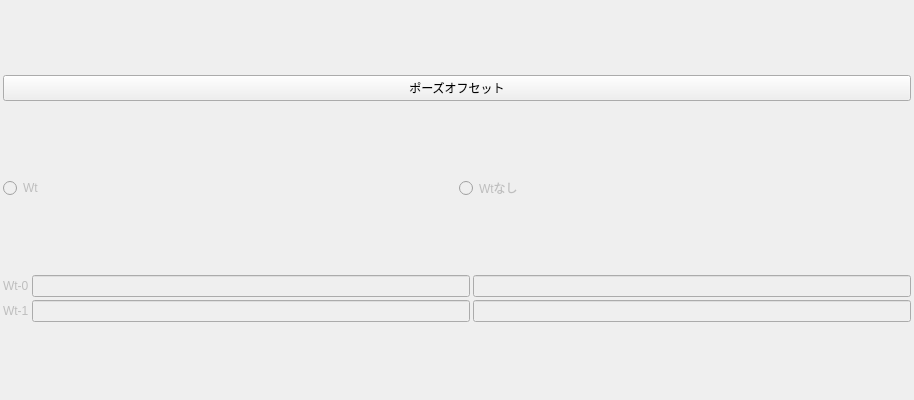
<?xml version="1.0" encoding="UTF-8"?>
<ui version="4.0">
 <class>Form</class>
 <widget class="QWidget" name="Form">
  <property name="geometry">
   <rect>
    <x>0</x>
    <y>0</y>
    <width>914</width>
    <height>400</height>
   </rect>
  </property>
  <property name="windowTitle">
   <string>MainWindow</string>
  </property>
  <layout class="QVBoxLayout" name="verticalLayout">
   <property name="spacing">
    <number>3</number>
   </property>
   <property name="leftMargin">
    <number>3</number>
   </property>
   <property name="topMargin">
    <number>3</number>
   </property>
   <property name="rightMargin">
    <number>3</number>
   </property>
   <property name="bottomMargin">
    <number>3</number>
   </property>
   <item>
    <widget class="QPushButton" name="poseoffset">
     <property name="text">
      <string>ポーズオフセット</string>
     </property>
    </widget>
   </item>
   <item>
    <layout class="QGridLayout" name="gridLayout">
     <item row="0" column="1">
      <widget class="QRadioButton" name="radioButton_2">
       <property name="enabled">
        <bool>false</bool>
       </property>
       <property name="text">
        <string>Wtなし</string>
       </property>
      </widget>
     </item>
     <item row="0" column="0">
      <widget class="QRadioButton" name="radioButton">
       <property name="enabled">
        <bool>false</bool>
       </property>
       <property name="text">
        <string>Wt</string>
       </property>
      </widget>
     </item>
    </layout>
   </item>
   <item>
    <layout class="QGridLayout" name="gridLayout_2">
     <item row="1" column="0">
      <widget class="QLabel" name="label_2">
       <property name="enabled">
        <bool>false</bool>
       </property>
       <property name="text">
        <string>Wt-1</string>
       </property>
      </widget>
     </item>
     <item row="0" column="1">
      <widget class="QLineEdit" name="lineEdit_4">
       <property name="enabled">
        <bool>false</bool>
       </property>
      </widget>
     </item>
     <item row="0" column="0">
      <widget class="QLabel" name="label">
       <property name="enabled">
        <bool>false</bool>
       </property>
       <property name="text">
        <string>Wt-0</string>
       </property>
      </widget>
     </item>
     <item row="0" column="2">
      <widget class="QLineEdit" name="lineEdit">
       <property name="enabled">
        <bool>false</bool>
       </property>
      </widget>
     </item>
     <item row="1" column="1">
      <widget class="QLineEdit" name="lineEdit_3">
       <property name="enabled">
        <bool>false</bool>
       </property>
      </widget>
     </item>
     <item row="1" column="2">
      <widget class="QLineEdit" name="lineEdit_2">
       <property name="enabled">
        <bool>false</bool>
       </property>
      </widget>
     </item>
    </layout>
   </item>
  </layout>
 </widget>
 <resources/>
 <connections/>
</ui>
